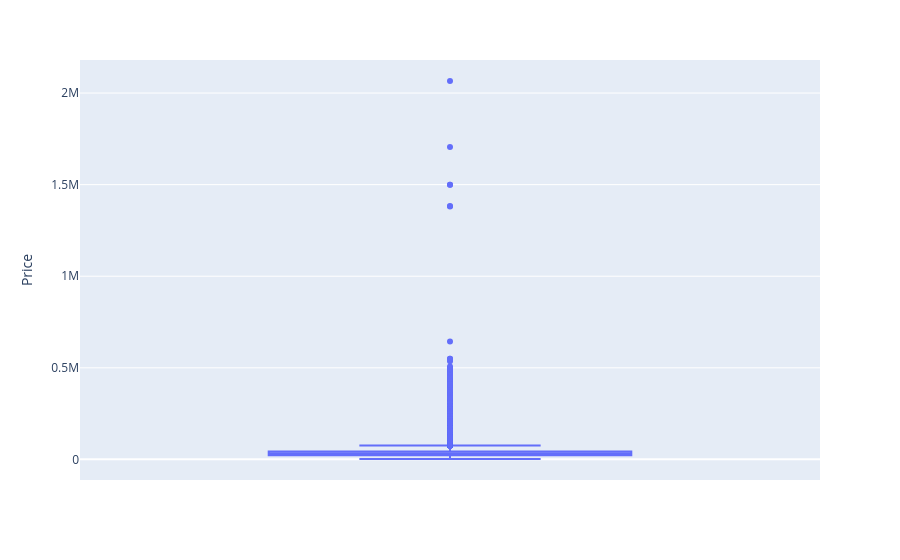

The notebook cell this image was saved under:
### Code cell
figure = px.box(Data, y = "Price")
figure.show()

### Figure 1 — Plotly figure (JSON) as saved in the notebook; plotly's stock layout.template omitted (floating-point values rounded to 4 significant figures; data arrays with more than 128 entries replaced by an {"elided": "..."} marker saying what was removed)
{"data": [{"alignmentgroup": "True", "hovertemplate": "Price=%{y}<extra></extra>", "legendgroup": "", "marker": {"color": "#636efa"}, "name": "", "notched": false, "offsetgroup": "", "orientation": "v", "showlegend": false, "type": "box", "x0": " ", "xaxis": "x", "y": {"elided": "10827 int values"}, "y0": " ", "yaxis": "y"}], "layout": {"boxmode": "group", "legend": {"tracegroupgap": 0}, "margin": {"t": 60}, "xaxis": {"anchor": "y", "domain": [0, 1]}, "yaxis": {"anchor": "x", "domain": [0, 1], "title": {"text": "Price"}}}}
